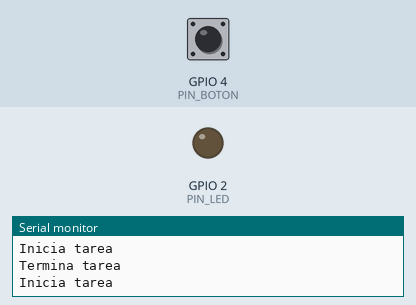
This sketch was run on a simulated ESP32. On the bench: output pins drawn as LEDs (lit = HIGH), the last lines printed to the serial monitor. The inputs (shaded band) are chosen by the test bench; at power-on: GPIO 4 (PIN_BOTON) HIGH.

Above: at 1.2 s.
1.3 s: GPIO 4 (PIN_BOTON) pulled LOW for 0.15 s
At 1.7 s:
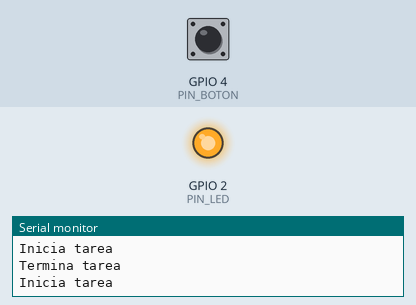
2.9 s: GPIO 4 (PIN_BOTON) pulled LOW for 1 s
At 4.2 s:
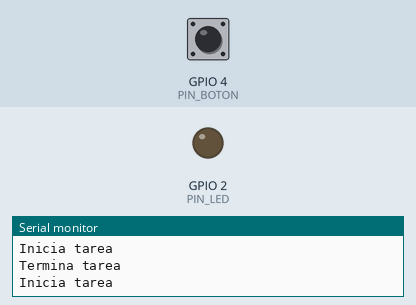
5.4 s: GPIO 4 (PIN_BOTON) pulled LOW for 3.2 s
At 6.1 s:
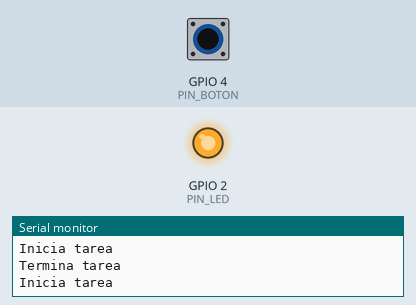
Timing chart, 0 to 8.4 s (numbered marks = the images above; inputs shaded):
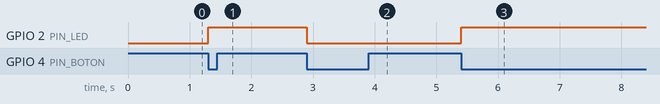

Measured:
- after the input at 1.3 s, GPIO 2 (PIN_LED): LOW → HIGH at once
- after the input at 2.9 s, GPIO 2 (PIN_LED): HIGH → LOW at once
- after the input at 5.4 s, GPIO 2 (PIN_LED): LOW → HIGH at once

The sketch:

botonLedIntRebote.ino
```cpp
/*
* botonLedIntRebote.ino
*
* Este programa hace que el led de status del microcontrolador
* ESP32 DEVKIT DOIT de 30 pines o un LED conectado al pin 2,
* cambie de estado (de apagado a prendido o viceversa) cada
* vez que se presiona el interruptor de botón.
*
* Uno de los polos del interruptor de botón está conectado
* al pin 4 y el otro al pin 3.3V. Hay una resistencia de
* 10 KOhm entre tierra y el pin 4.
*
* Entre checadas del estado del boton, suponemos que el
* microcontrolador ESP32 realiza una tarea que le lleva
* TIEMPO_TAREA ms.
*
* Si se presiona el boton se genera una interrupcion
*
* Debido al rebote del boton, se puede generar varias veces la
* interrupcion del boton y el estado del LED no quedar en el
* valor deseado.
*
* No usa la funcion delay(). En lugar de ello utiliza la
* biblioteca NoDelay. Esto permite que otro codigo ejecute al
* mismo tiempo que se encuentra en el periodo de espera.
*/
#include <NoDelay.h>
// Pin a la que esta conectado el interruptor, GPIO4
const unsigned int PIN_BOTON = 4;
// Pin a la que esta conectado el LED, GPIO2
const unsigned int PIN_LED = 2;
// Duracion en ms de la tarea que ejecuta el Microcontrolador ESP32
const long TIEMPO_TAREA = 1000;
// Velocidad de transmisión del puerto serie
const unsigned int BAUD_RATE = 115200;
// Define los posibles estados del LED
typedef enum {
LED_APAGADO,
LED_ENCENDIDO
} estadoLed;
// Variable que guarda el estado del LED
volatile estadoLed edoLed;
// Crea una instancia de la clase noDelay
// que determina si han transcurrido TIEMPO_TAREA ms
noDelay pausa(TIEMPO_TAREA);
void IRAM_ATTR botonIsr();
void setup() {
// Establece el pin PIN_LED (GPIO2) como de salida.
pinMode(PIN_LED,OUTPUT);
// Establece el pin PIN_BOTON (GPIO4) como de entrada.
pinMode(PIN_BOTON, INPUT);
// Establece la velocidad de transmisión del puerto serie al
// valor BAUD_RATE
Serial.begin(BAUD_RATE);
// Instala la rutina de atención llamada botonIsr al evento
// de un cambio de HIGH a LOW en el pin PIN_BOTON (GPIO4)
attachInterrupt(PIN_BOTON, botonIsr, FALLING);
// Establece el estado inicial del LED
edoLed = LED_APAGADO;
// Apaga el LED
digitalWrite(PIN_LED, LOW);
// Inicializa la tarea simulada
Serial.println("Inicia tarea");
}
void loop() {
// Verifica si ss termino de ejecutar la tarea
if (pausa.update()) {
Serial.println("Termina tarea");
Serial.println("Inicia tarea");
}
}
/*
* Esta funcion es la rutina de atencion a la interrupcion
* generada cuando el pin conectado al boton cambia de estado
* de HIGH a LOW.
*/
void IRAM_ATTR botonIsr() {
// Si se presiono el boton conectado al pin PIN_BOTON (GPIO4),
// Prender/apagar el LED
switch(edoLed) {
case LED_APAGADO:
// Enciende el LED
digitalWrite(PIN_LED, HIGH);
// Actualiza la variable que guarda el estado del LED
edoLed = LED_ENCENDIDO;
break;
case LED_ENCENDIDO:
// Apaga el LED
digitalWrite(PIN_LED, LOW);
// Actualiza la variable que guarda el estado del LED
edoLed = LED_APAGADO;
}
}
```
